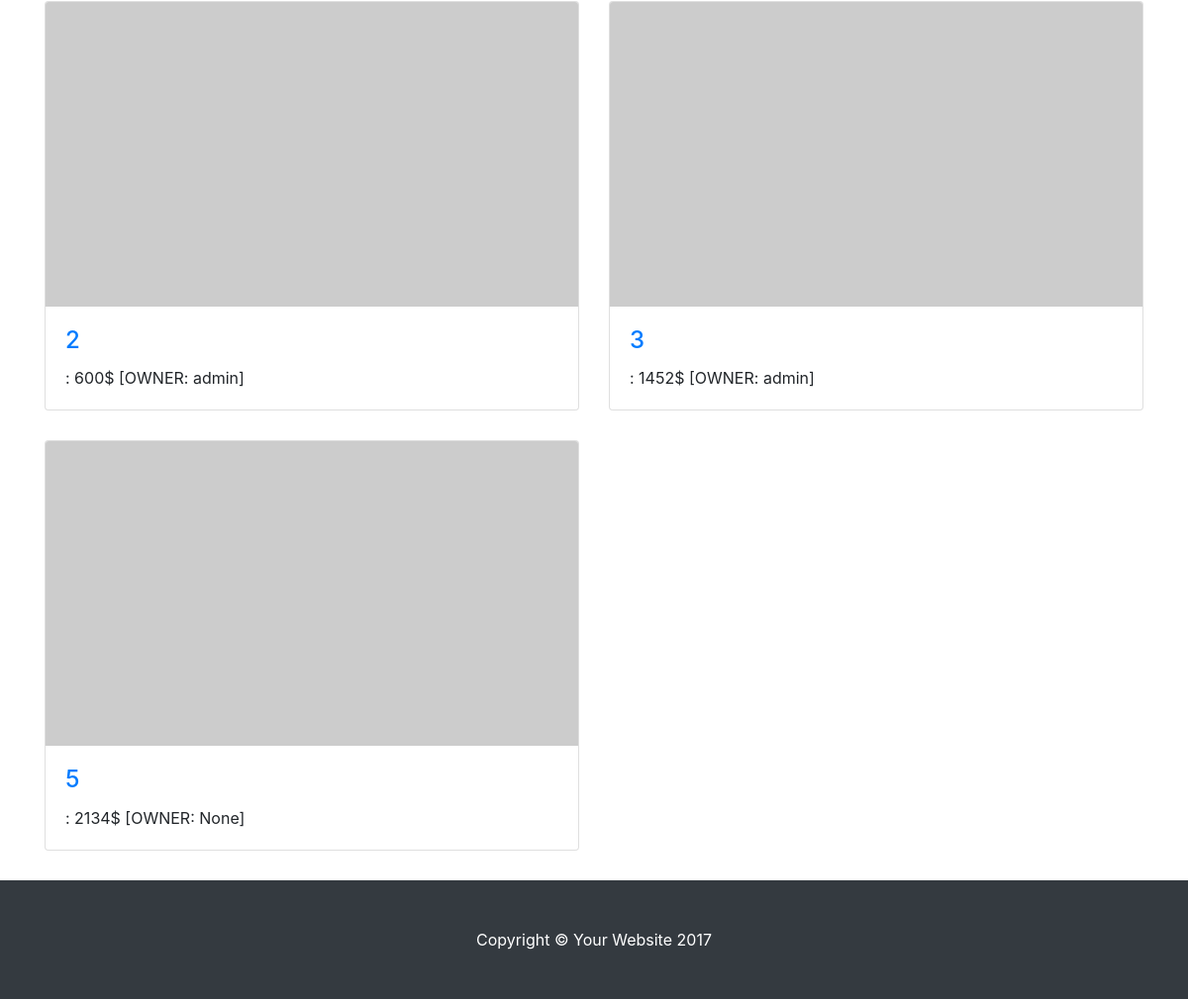
Page /planet/3 (lower part) on the earlier database version.
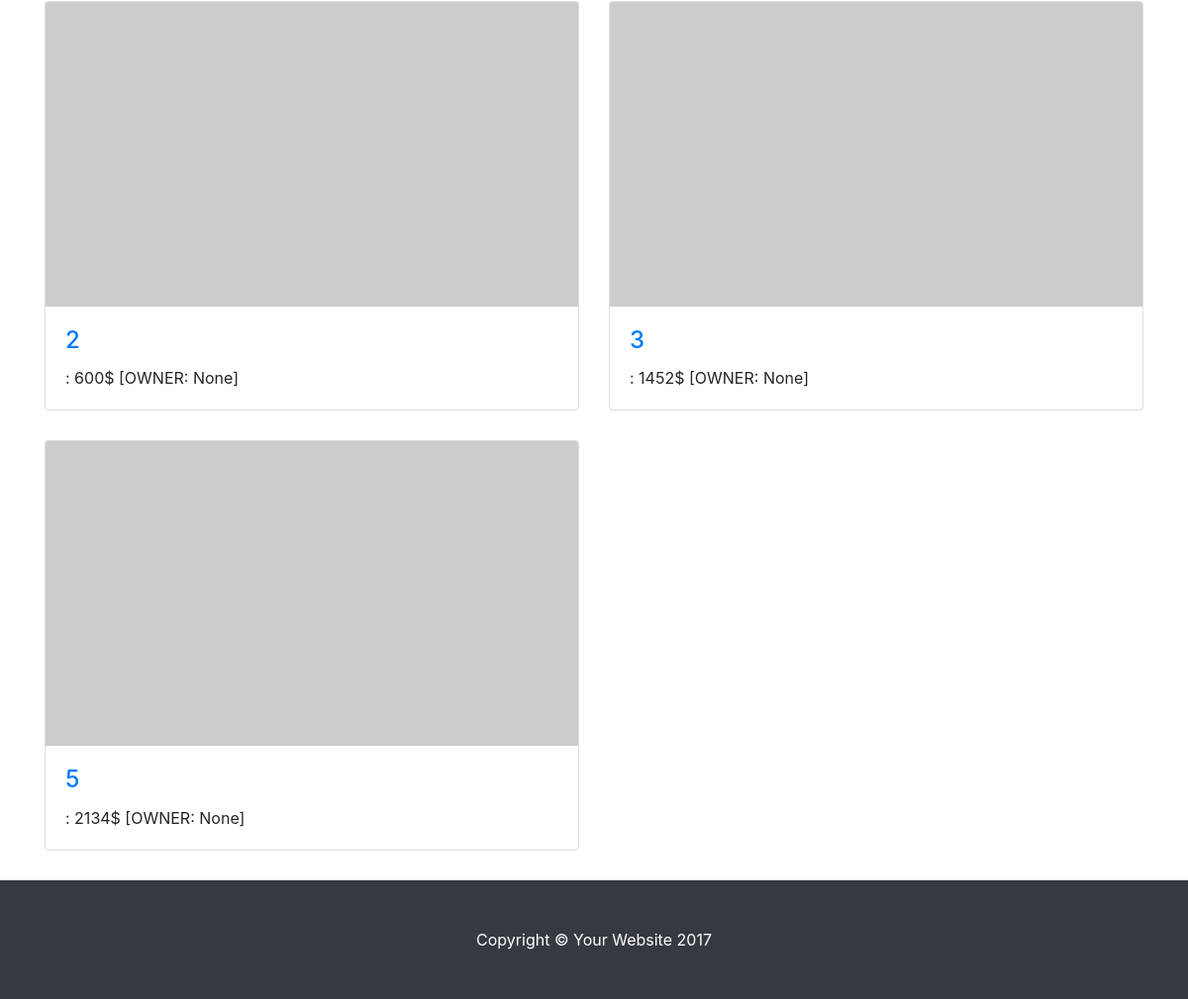
Same page on the later database version.
### main_app/models.py (models this page shows, shortened)
class House(models.Model):
    price = models.IntegerField()
    planet = models.ForeignKey(Planet, related_name='houses')
    owner = models.ForeignKey(User, related_name='houses', blank=True, null=True)

### main_app/views.py (the view)
# urls.py: url(r'^planet/(?P<planet_id>[0-9]+)', views.planet, name='planet'),
def planet(request, planet_id):
    params = generate_params()
    planet = get_object_or_404(models.Planet, id=planet_id)
    params['planet'] = planet
    return render(request, 'planet.html', params)

### main_app/views.py (called while the page is built)
def generate_params():
    user = User.objects.first()
    properties = user.houses.all()
    total_value = sum([house.price for house in properties])
    planets = models.Planet.objects.all()
    context = {
        'planets': planets,
        'user': User.objects.first(),
        'total_value': total_value,
    }
    return context

### templates/planet.html (shortened to what this page needs)
<!DOCTYPE html>
<html lang="en">
  <head>
    <link href="../static/css/bootstrap.min.css" rel="stylesheet">
    <link href="../static/css/modern-business.css" rel="stylesheet">
  </head>
  <body>
    <div class="container">
      <div class="row">
          {% for house in planet.houses.all %}
          <div class="col-lg-6 portfolio-item">
              <div class="card h-100">
                  <a href="{% url 'change_ownership' house.id  %}"><img class="card-img-top" src="http://placehold.it/700x400" alt=""></a>
                  <div class="card-body">
                      <h4 class="card-title">
                          <a href="{% url 'change_ownership' house.id  %}">{{ house.id }}</a>
                      </h4>
                      <p class="card-text">: {{ house.price }}$ [OWNER: {{ house.owner }}]</p>
                  </div>
              </div>
          </div>
          {% endfor %}
      </div>
    </div>
    <footer class="py-5 bg-dark">
      <div class="container">
        <p class="m-0 text-center text-white">Copyright &copy; Your Website 2017</p>
      </div>
    </footer>
  </body>
</html>

### static/css/modern-business.css (style rules this page uses)
body { padding-top: 54px; }
@media (min-width: 992px) { body { padding-top: 56px; } }
.portfolio-item { margin-bottom: 30px; }

Differences in the rows shown:
changed House id 2: owner "admin" → "None"
changed House id 3: owner "admin" → "None"
